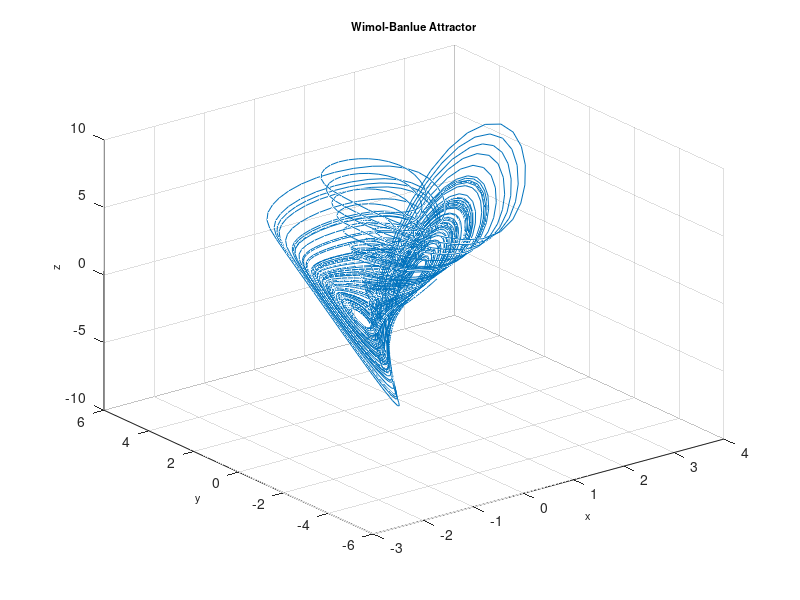

Recreate this plot in MATLAB.
function Wimol
%==========================================================================
% Matlab program to plot a phase portrait of the 3D chaotic system
%==========================================================================
clear
clc
clf
%==================== Parameters ==========================================
a = 2;
%===================== Initial conditions =================================
initial=[1, 0.1, 0.2]; 
% =============== Solves ODEs =============================================
deq1=@(t,x) [x(2)-x(1); -x(3)*tanh(x(1)); -a+x(1)*x(2)+abs(x(2))];
[~,sol] = ode45(deq1,[0, 1000],initial);
%============= Runs simulation ============================================
    plot3(sol(:,1),sol(:,2),sol(:,3)),grid
    title('Wimol-Banlue Attractor','fontsize',8)
    xlabel('x','fontsize',8)
    ylabel('y','fontsize',8)
    zlabel('z','fontsize',8)
%================= End of program =========================================
